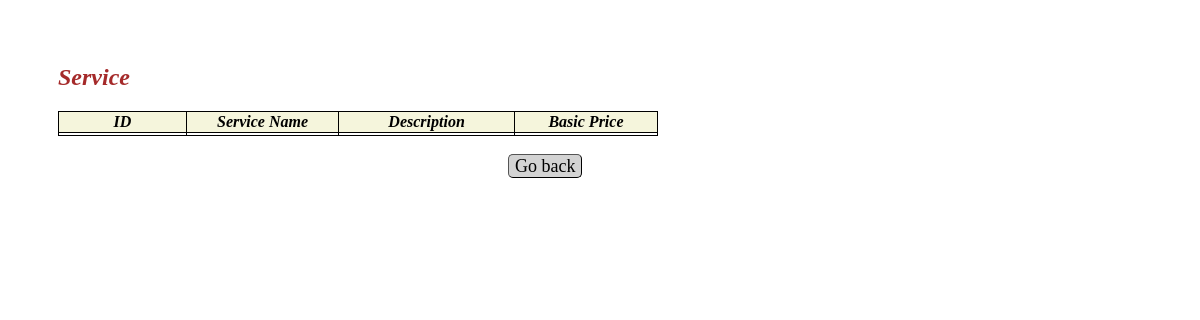
The page /viewservice/23 on the database as committed earlier.
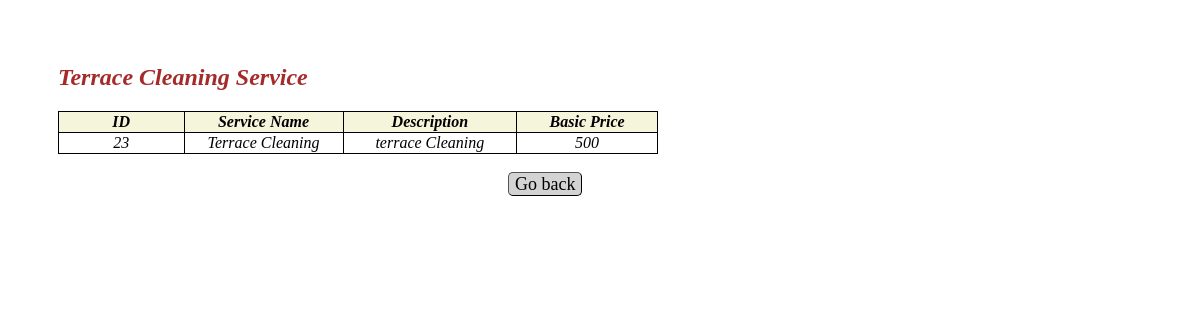
The same page on the database as committed later.
### app.py (models this page shows)
class Service_Info(db.Model):
    __tablename__="service_info"
    id=db.Column(db.Integer,primary_key=True)
    servicename=db.Column(db.String,nullable=False)
    description=db.Column(db.String,nullable=False)
    baseprice=db.Column(db.Integer,nullable=False)
    time_required=db.Column(db.String,nullable=False)
    service_type=db.Column(db.String,nullable=False)

### app.py (the view)
@app.route("/viewservice/<int:id>", methods=["GET"])
def view_service(id):
    service = Service_Info.query.filter_by(id=id).first()
    return render_template("view_service.html",service=service)

### templates/view_service.html (shortened to what this page needs)
<!DOCTYPE html>
<html lang="en">
<head>
</head>
<body>
    <br><br>
    <h2>{{service["servicename"]}} Service</h2>
    <table id="service-table">
        <thead>
            <tr>
                <th>ID</th>
                <th>Service Name</th>
                <th>Description</th>
                <th>Basic Price</th>
            </tr>
        <tbody>
            <tr>
                <td>{{service["id"]}}</td>
                <td>{{service["servicename"]}}</td>
                <td>{{service["description"]}}</td>
                <td>{{service["baseprice"]}}</td>
            </tr>
        </tbody>
        </thead>
    </table>
    <a class="button" href="/admindashboard">Go back</a>
</body>
</html>

Rows that differ between the two databases and show on the page:
added Service_Info: servicename "Terrace Cleaning", id "23", description "terrace Cleaning", baseprice "500"
